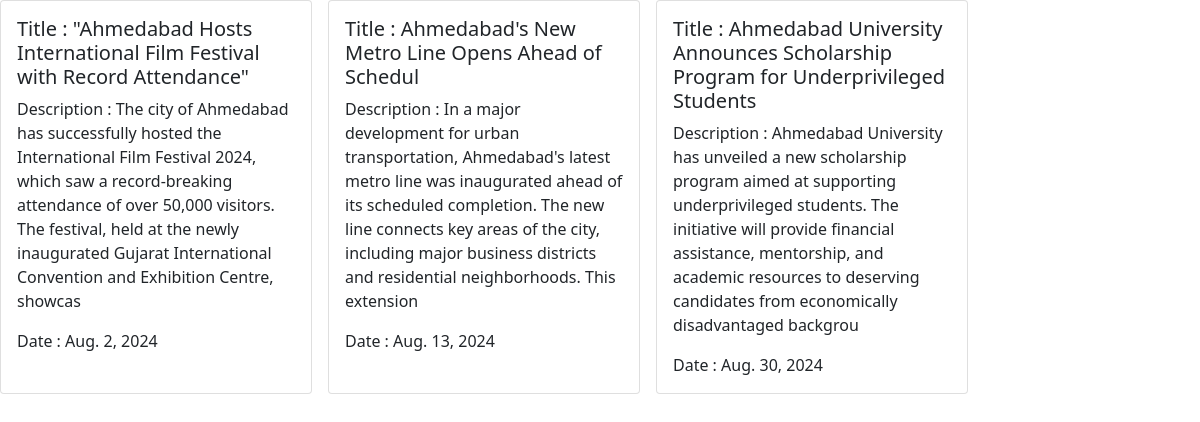
Page /news/ on the committed database.
### News/models.py (models this page shows)
class News(models.Model):
    title=models.CharField(max_length=100)
    desc=models.CharField(max_length=255)
    date=models.DateField(auto_created=True)

### News/views.py (the view)
# urls.py: path('',home),
def home(request):
    news=News.objects.all()
    return render(request,'news.html',{"news":news})

### News/templates/news.html (shortened to what this page needs)
<!DOCTYPE html>
<html lang="en">
  <head>
    <link
      href="https://cdn.jsdelivr.net/npm/bootstrap@5.0.2/dist/css/bootstrap.min.css"
      rel="stylesheet"
    />
  </head>
  <body>
      <div class="d-flex gap-3">
        {% for news in news %}
          <div class="card" style="width: 19.5rem;">
            <div class="card-body">
              <h5 class="card-title">Title : {{news.title}}</h5>
              <p class="card-text">Description : {{news.desc}}</p>
             <p class="card-text">Date : {{news.date}}</p>
            </div>
          </div>
        {% endfor %}
      </div>
  </body>
</html>

### rows in the picture
News: title "\"Ahmedabad Hosts International Film Festival with Record Attendance\"", desc "The city of Ahmedabad has successfully hosted the International Film Festival 2024, which saw a record-breaking attendance of over 50,000 visitors. The festival, held at the newly inaugurated Gujarat International Convention and Exhibition Centre, showcas", date "Aug. 2, 2024"
News: title "Ahmedabad's New Metro Line Opens Ahead of Schedul", desc "In a major development for urban transportation, Ahmedabad's latest metro line was inaugurated ahead of its scheduled completion. The new line connects key areas of the city, including major business districts and residential neighborhoods. This extension", date "Aug. 13, 2024"
News: title "Ahmedabad University Announces Scholarship Program for Underprivileged Students", desc "Ahmedabad University has unveiled a new scholarship program aimed at supporting underprivileged students. The initiative will provide financial assistance, mentorship, and academic resources to deserving candidates from economically disadvantaged backgrou", date "Aug. 30, 2024"
